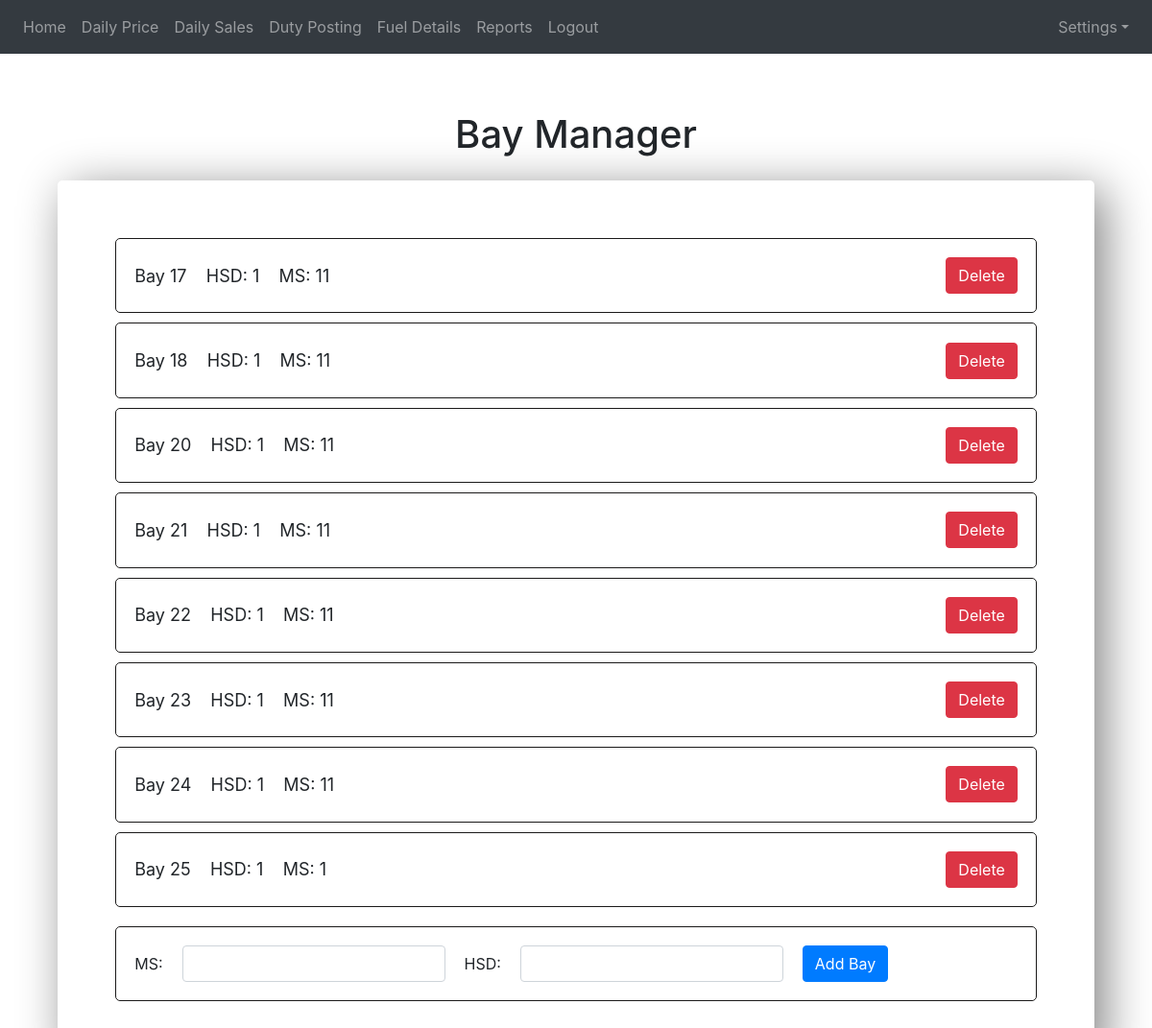
Page /baymanager (signed in) on the earlier database version.
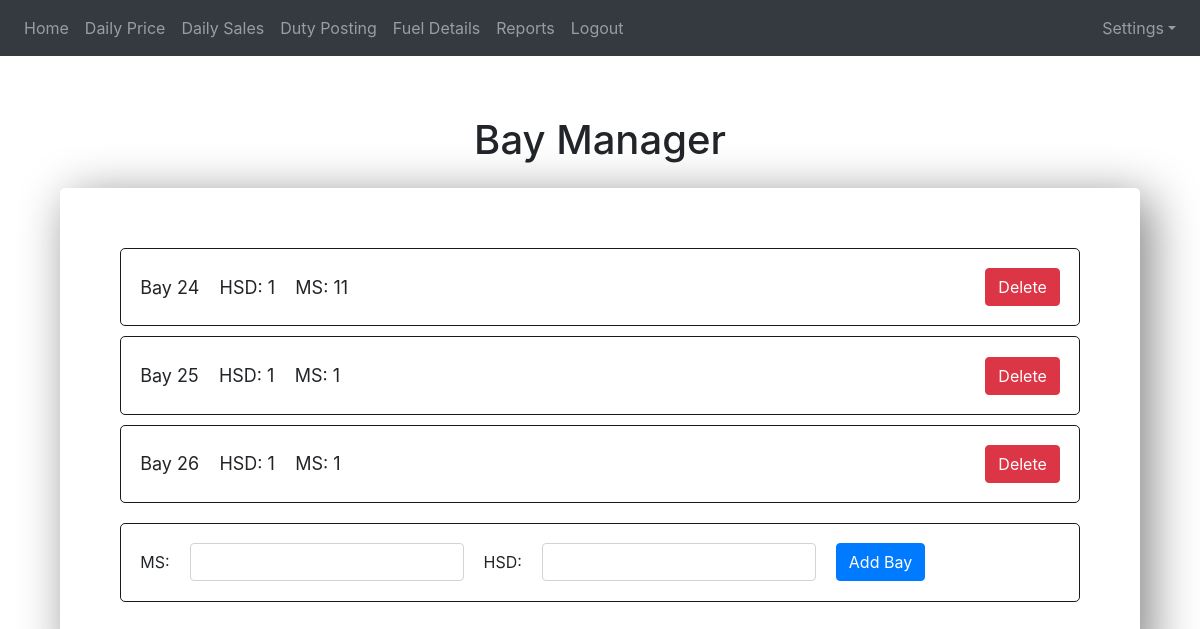
Same page on the later database version.
### website/models.py (models this page shows)
class bay_manager(db.Model):
    bay_no = db.Column(db.Integer, primary_key = True)
    hsd = db.Column(db.Integer)
    ms = db.Column(db.Integer)

### website/views.py (the view, shortened to what this page needs)
@views.route('/baymanager', methods=['GET','POST'])
@login_required
def baymanager():
    MS = request.form.get("MS")
    HSD = request.form.get("HSD")
    bays = bay_manager.query.all()
    return render_template("baymanager.html", bays = bays, user=current_user)

### website/templates/baymanager.html (shortened to what this page needs)
{% extends 'base.html' %}
{% block content %}
<h1 align="center" style="margin-top: 5%;">Bay Manager</h1>
<div style="margin: 5%; margin-top: 2%; border: black 2px; padding: 5%; border-radius: 5px; box-shadow: 10px 10px 50px grey;">
      {% for bay in bays %}
      <div style="border: solid rgb(27, 26, 26) 1px; border-radius: 5px; padding: 2%; margin-bottom: 10px;">
            <div style="display: flex; align-items: center; justify-content: space-between; font-size: 18px;">
                  <div>
                        Bay {{bay.bay_no}} &nbsp;&nbsp; HSD: {{bay.hsd}} &nbsp;&nbsp; MS: {{bay.ms}}
                  </div>
                  <form action="{{ url_for('views.delete_bay', id=bay.bay_no) }}" method="post" style="float: right;">
                        <button type="submit" class="btn btn-danger">Delete</button>
                  </form>
            </div>
      </div>
      {% endfor %}
      <div style="border: solid rgb(27, 26, 26) 1px; border-radius: 5px; padding: 2%; margin-top: 20px;">
            <form class="form-inline" method="POST">
                  <label for="MS" style="margin-right: 20px;">MS:</label>
                  <input type="text" class="form-control" id="MS" name="MS" required>
                  <label for="HSD" style="margin-left: 20px; margin-right: 20px;">HSD:</label>
                  <input type="text" class="form-control" id="HSD" name="HSD" required>
                  <button type="submit" class="btn btn-primary" style="margin-left: 20px; float: right;">Add Bay</button>
            </form>
      </div>
</div>
{% endblock %}

### website/templates/base.html (shortened to what this page needs)
<!DOCTYPE html>
<html>
<head>
  <link rel="stylesheet" href="https://stackpath.bootstrapcdn.com/bootstrap/4.4.1/css/bootstrap.min.css"
 />
  <link rel="stylesheet" href="https://stackpath.bootstrapcdn.com/font-awesome/4.7.0/css/font-awesome.min.css"
 />
  <link rel='stylesheet' href='https://cdn.jsdelivr.net/npm/sweetalert2@7.12.15/dist/sweetalert2.min.css'>
</head>
<body>
  <div style="display: flex; justify-content: space-between; align-items: center;" style="height: 100%;">
  <nav class="navbar navbar-expand-lg navbar-dark bg-dark" style="width: 100%;">
    <div class="collapse navbar-collapse" id="navbar">
      <div class="navbar-nav">
        {% if user.is_authenticated %}
        <a class="nav-item nav-link" id="home" href="/">Home</a>
        {% if user.user_id=="manager" %}
        <a class="nav-item nav-link" id="dailyprice" href="/dailyprice">Daily Price</a>
        <a class="nav-item nav-link" id="dailysales" href="/dailysales">Daily Sales</a>
        <a class="nav-item nav-link" id="dutyposting" href="/dutyposting">Duty Posting</a>
        <a class="nav-item nav-link" id="fueldetails" href="/fueldetails">Fuel Details</a>
        <a class="nav-item nav-link" id="reports" href="/reports">Reports</a>
        <a class="nav-item nav-link ml-auto" id="logout" href="/logout" style="float: right;">Logout</a>
        {% endif %}
        {% else %}
        <a class="nav-item nav-link" id="manlogin" href="/login">Login</a>
        {% endif %}
      </div>
    </div>
  </nav>
  <nav class="navbar navbar-expand-lg navbar-dark bg-dark" style="height: 100%;">
    <div class="navbar-collapse" id="navbar1" style="height: 100%;">
      <div class="navbar-nav">
        {% if user.is_authenticated %}
        {% if user.is_authenticated %}
        <div class="nav-item dropdown-right">
          <a class="nav-link dropdown-toggle ml-auto" id="navbarDropdown" data-toggle="dropdown"
            aria-expanded="false" style="height: 100%;">Settings</a>
        </div>
        {% endif %}
        {% else %}
        <a class="nav-item nav-link" id="manlogin" href="/login">Login</a>
        {% endif %}
      </div>
    </div>
  </nav>
  </div>
  <div>
    {% block content %}
    {% endblock %}
  </div>
</body>
</html>

Differences in the rows shown:
removed bay_manager: bay_no "17", hsd "1", ms "11"
removed bay_manager: bay_no "18", hsd "1", ms "11"
removed bay_manager: bay_no "20", hsd "1", ms "11"
removed bay_manager: bay_no "21", hsd "1", ms "11"
removed bay_manager: bay_no "22", hsd "1", ms "11"
removed bay_manager: bay_no "23", hsd "1", ms "11"
added bay_manager: bay_no "26", hsd "1", ms "1"
